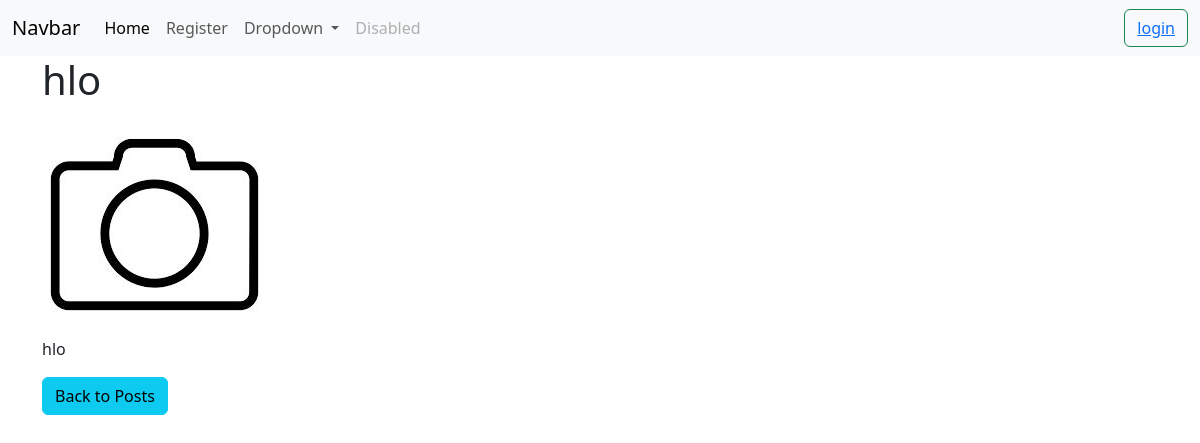
The app's page /post/1/ with its own data.
### app/models.py (models this page shows, shortened)
class posts(models.Model):
  title = models.CharField(max_length=255)
  des = models.CharField(max_length=255)
  image = models.ImageField(upload_to='posts_Images/')

### app/views.py (the view)
# urls.py: path('post/<int:post_id>/', views.post_detail, name='see'),
def post_detail(request, post_id):
    post = get_object_or_404(posts, id=post_id)
    return render(request, 'postdetail.html', {'post': post})

### app/templates/postdetail.html (shortened to what this page needs)
{% extends 'demo.html' %}
{% block 'contant' %}
  <div class="container">
        <h1>{{ post.title }}</h1>
        <img src="{{ post.image.url }}" alt="{{ post.title }}" class="img-fluid" />
        <p>{{ post.des }}</p>
        <a href="{% url 'home' %}" class="btn btn-info">Back to Posts</a>
    </div>
{% endblock 'contant' %}

### records on screen
posts: title "hlo", image (picture), des "hlo"
